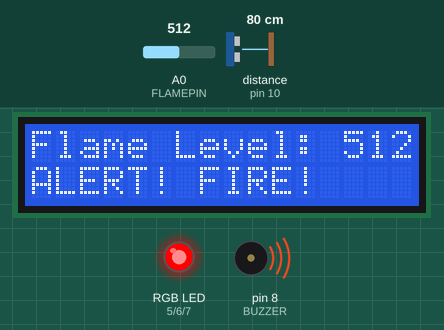
Recording of a sketch running on a simulated Arduino Uno, built with avr-gcc and run on an emulated ATmega328P. Shown: 16×2 character LCD, an RGB LED mixed from three pins (HIGH = lit), buzzer (waves = sounding, pin HIGH). Wiring (inferred from the names in the program): ultrasonic range finder: trigger pin 9; echo pin 10. The test bench sets the inputs (shaded band); at power-on: A0 (FLAMEPIN) = 512, distance to the obstacle (sensor on pin 10) 80 cm. The echo pulse lasts 58.3 µs per cm; pins used as bus, display or sensor lines are not drawn; what the sketch prints to the serial monitor is not drawn.

Above: at 3.2 s.
3.3 s: A0 (FLAMEPIN) set to 7
At 4.3 s:
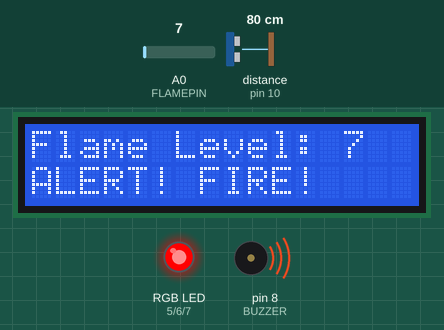
4.8 s: A0 (FLAMEPIN) set to 4
At 6.1 s:
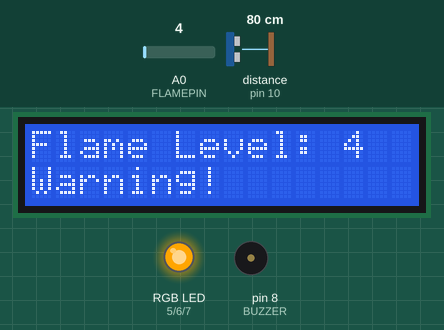
6.4 s: distance to the obstacle (sensor on pin 10) set to 9 cm
At 6.5 s:
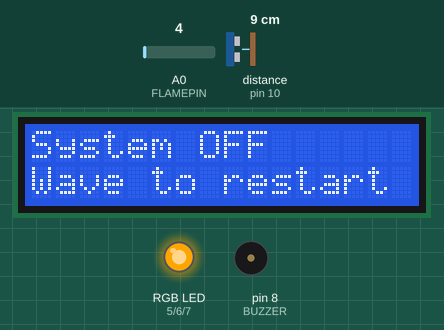
8.7 s: A0 (FLAMEPIN) set to 0
At 9.02 s:
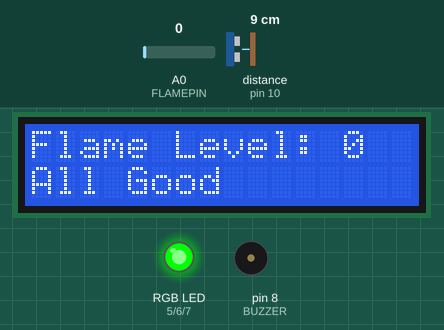
10.8 s: A0 (FLAMEPIN) set to 40
At 11.28 s:
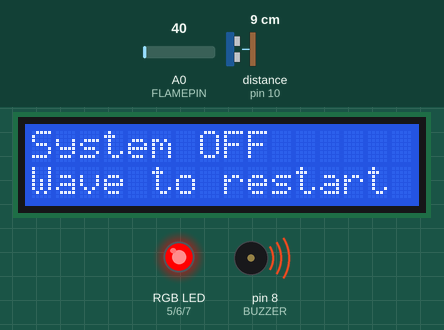
13.5 s: distance to the obstacle (sensor on pin 10) set to 2 cm
Timing chart, 0 to 16.0 s (numbered marks = the images above; inputs shaded):
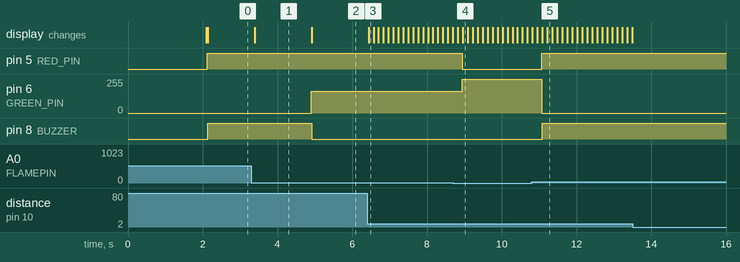

The sketch:

Sensor.ino
```cpp
#include <Wire.h>
#include <LiquidCrystal_I2C.h>

// הגדרות פינים
#define FLAMEPIN A0
#define BUZZER 8
#define RED_PIN 5
#define GREEN_PIN 6
#define BLUE_PIN 7
#define TRIG_PIN 9
#define ECHO_PIN 10

// מצבי מחוות
enum GestureState { IDLE, HAND_DETECTED };
GestureState gestureState = IDLE;

// משתנים למצב המערכת
bool systemActive = true;
unsigned long lastGestureTime = 0;

// מסך LCD
LiquidCrystal_I2C lcd(0x27, 16, 2);

void setup() {
  Serial.begin(9600);

  pinMode(FLAMEPIN, INPUT);
  pinMode(BUZZER, OUTPUT);
  pinMode(RED_PIN, OUTPUT);
  pinMode(GREEN_PIN, OUTPUT);
  pinMode(BLUE_PIN, OUTPUT);
  pinMode(TRIG_PIN, OUTPUT);
  pinMode(ECHO_PIN, INPUT);

  lcd.begin(16, 2);
  lcd.backlight();
  lcd.setCursor(0, 0);
  lcd.print("Fire Detection");
  lcd.setCursor(0, 1);
  lcd.print("System Ready");
  delay(2000);
  lcd.clear();
}

void loop() {
  handleGesture();

  if (systemActive) {
    handleFlameSensor();
    delay(100);
  }
}

void handleGesture() {
  float distance = measureDistance();
  unsigned long currentTime = millis();

  if (currentTime - lastGestureTime < 100) {
    return; // מחכים לפני זיהוי מחווה חדשה
  }

  if (gestureState == IDLE && distance > 5 && distance < 30) {
    gestureState = HAND_DETECTED;
    lastGestureTime = currentTime;
    Serial.println("Hand detected!");
  }

  if (gestureState == HAND_DETECTED) {
    toggleSystemState();
    gestureState = IDLE;
    lastGestureTime = currentTime;
  }
}

float measureDistance() {
  digitalWrite(TRIG_PIN, LOW);
  delayMicroseconds(2);
  digitalWrite(TRIG_PIN, HIGH);
  delayMicroseconds(10);
  digitalWrite(TRIG_PIN, LOW);

  long duration = pulseIn(ECHO_PIN, HIGH);
  return (duration * 0.0343) / 2;
}

void toggleSystemState() {
  systemActive = !systemActive;
  Serial.println(systemActive ? "System Resumed" : "System OFF");
  lcd.setCursor(0, 0);
  lcd.print(systemActive ? "System Active   " : "System OFF      ");
  lcd.setCursor(0, 1);
  lcd.print(systemActive ? "All Systems Go  " : "Wave to restart ");
}

void handleFlameSensor() {
  int flame = analogRead(FLAMEPIN);
  Serial.print("Flame: ");
  Serial.println(flame);

  lcd.setCursor(0, 0);
  lcd.print("Flame Level:     ");
  lcd.setCursor(13, 0);
  lcd.print(flame);

  if (flame > 5) {
    setRGB(255, 0, 0);
    lcd.setCursor(0, 1);
    lcd.print("ALERT! FIRE!   ");
    Serial.println("FIRE DETECTED");
    activateBuzzer();
  } else if (flame > 2) {
    setRGB(255, 165, 0);
    lcd.setCursor(0, 1);
    lcd.print("Warning!       ");
    Serial.println("Warning: Flame detected");
    deactivateBuzzer();
  } else {
    setRGB(0, 255, 0);
    lcd.setCursor(0, 1);
    lcd.print("All Good       ");
    Serial.println("System Normal");
    deactivateBuzzer();
  }
}

void setRGB(int red, int green, int blue) {
  analogWrite(RED_PIN, red);
  analogWrite(GREEN_PIN, green);
  analogWrite(BLUE_PIN, blue);
}

void activateBuzzer() {
  digitalWrite(BUZZER, HIGH);
}

void deactivateBuzzer() {
  digitalWrite(BUZZER, LOW);
}
```

Measured:
- the behaviour switches between 6 and 5 on A0 (FLAMEPIN) (found by bisection; images 1 and 2)
- after the input at 3.3 s, the display: changes after 0.10 s (image 1)
- after the input at 4.8 s, pin 6 (GREEN_PIN): 0/255 → 165/255 after 0.10 s; pin 8 (BUZZER): HIGH → LOW after 0.12 s; the display: changes after 0.12 s (image 2)
- after the input at 6.4 s, the display: changes at once (image 3)
- after the input at 8.7 s, pin 5 (RED_PIN): HIGH → LOW after 0.24 s; pin 6 (GREEN_PIN): 165/255 → 255/255 after 0.24 s; the display: first differs from a run without the input after 0.26 s (image 4)
- after the input at 10.8 s, pin 5 (RED_PIN): LOW → HIGH after 0.27 s; pin 6 (GREEN_PIN): 255/255 → 0/255 after 0.27 s; pin 8 (BUZZER): LOW → HIGH after 0.29 s; the display: first differs from a run without the input after 0.29 s (image 5 shows a later state)
- after the input at 13.5 s, every drawn part: stays the same
